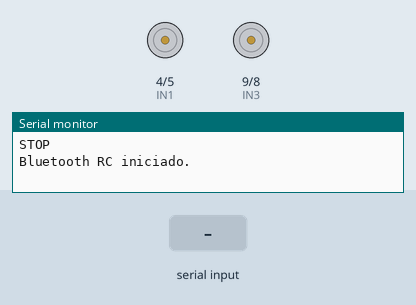
The sketch below on a simulated Arduino Uno, built with avr-gcc and run on an emulated ATmega328P. Parts: motor-driver pin pairs drawn as motors (green arrow = first pin HIGH = forward, orange = second pin HIGH = backward, longer = more drive, scaled by the enable pin), the last lines printed to the serial monitor. Inputs (shaded band) come from the test bench.

Above: at 1.2 s.
1.3 s: "F\n" received over the second serial link
At 2.2 s:
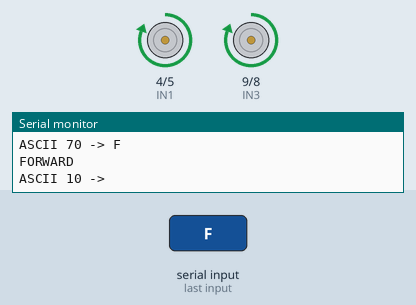
2.8 s: "B\n" received over the second serial link
At 3.4 s:
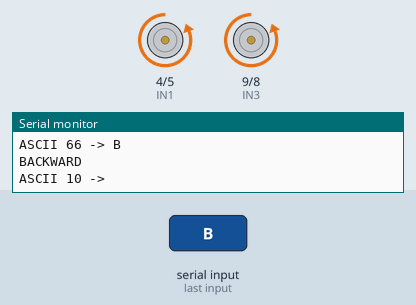
4.3 s: "L\n" received over the second serial link
At 5.5 s:
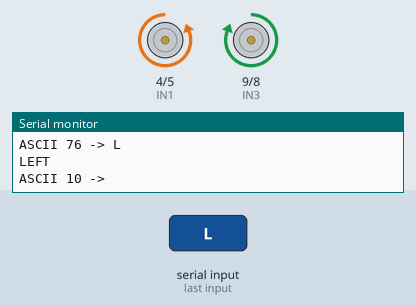
5.8 s: "R\n" received over the second serial link
At 6.9 s:
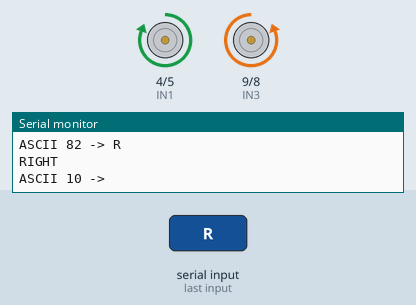
Timing chart, 0 to 8.3 s (numbered marks = the images above; inputs shaded):
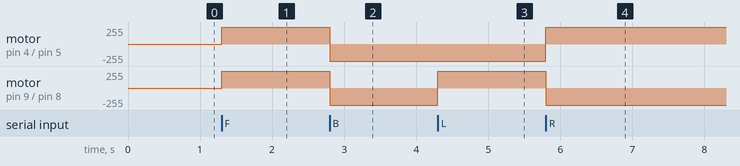

The sketch:

carrinho3.ino
```cpp
#include <SoftwareSerial.h>

SoftwareSerial BT(6, 7); // Arduino RX, TX

#define ENA 3
#define IN1 4
#define IN2 5

#define ENB 10
#define IN3 9
#define IN4 8

int velocidade = 255;

void parar() {
  digitalWrite(IN1, LOW);
  digitalWrite(IN2, LOW);
  digitalWrite(IN3, LOW);
  digitalWrite(IN4, LOW);

  Serial.println("STOP");
}

void frente() {
  digitalWrite(IN1, HIGH);
  digitalWrite(IN2, LOW);

  digitalWrite(IN3, HIGH);
  digitalWrite(IN4, LOW);

  Serial.println("FORWARD");
}

void re() {
  digitalWrite(IN1, LOW);
  digitalWrite(IN2, HIGH);

  digitalWrite(IN3, LOW);
  digitalWrite(IN4, HIGH);

  Serial.println("BACKWARD");
}

void esquerda() {
  digitalWrite(IN1, LOW);
  digitalWrite(IN2, HIGH);

  digitalWrite(IN3, HIGH);
  digitalWrite(IN4, LOW);

  Serial.println("LEFT");
}

void direita() {
  digitalWrite(IN1, HIGH);
  digitalWrite(IN2, LOW);

  digitalWrite(IN3, LOW);
  digitalWrite(IN4, HIGH);

  Serial.println("RIGHT");
}

void setup() {

  Serial.begin(9600);
  BT.begin(9600);

  pinMode(ENA, OUTPUT);
  pinMode(IN1, OUTPUT);
  pinMode(IN2, OUTPUT);

  pinMode(ENB, OUTPUT);
  pinMode(IN3, OUTPUT);
  pinMode(IN4, OUTPUT);

  analogWrite(ENA, velocidade);
  analogWrite(ENB, velocidade);

  parar();

  Serial.println("Bluetooth RC iniciado.");
}

void loop() {

  if (BT.available()) {

    char c = BT.read();

    Serial.print("ASCII ");
    Serial.print((int)c);
    Serial.print(" -> ");
    Serial.println(c);

    // Ignora aspas e quebras de linha
    if (c == '"' || c == '\r' || c == '\n')
      return;

    switch (c) {

      case 'F':
        frente();
        break;

      case 'B':
        re();
        break;

      case 'L':
        esquerda();
        break;

      case 'R':
        direita();
        break;

      case 'S':
        parar();
        break;

      default:
        Serial.println("Comando desconhecido.");
        break;
    }
  }
}
```

Measured:
- after the input at 1.3 s, motor on pin 4 (IN1) / pin 5 (IN2), motor on pin 9 (IN3) / pin 8 (IN4): stopped → forward 255/255 at once
- after the input at 2.8 s, motor on pin 4 (IN1) / pin 5 (IN2), motor on pin 9 (IN3) / pin 8 (IN4): forward 255/255 → backward 255/255 at once
- after the input at 4.3 s, motor on pin 9 (IN3) / pin 8 (IN4): backward 255/255 → forward 255/255 at once
- after the input at 5.8 s, motor on pin 4 (IN1) / pin 5 (IN2): backward 255/255 → forward 255/255 at once; motor on pin 9 (IN3) / pin 8 (IN4): forward 255/255 → backward 255/255 at once
